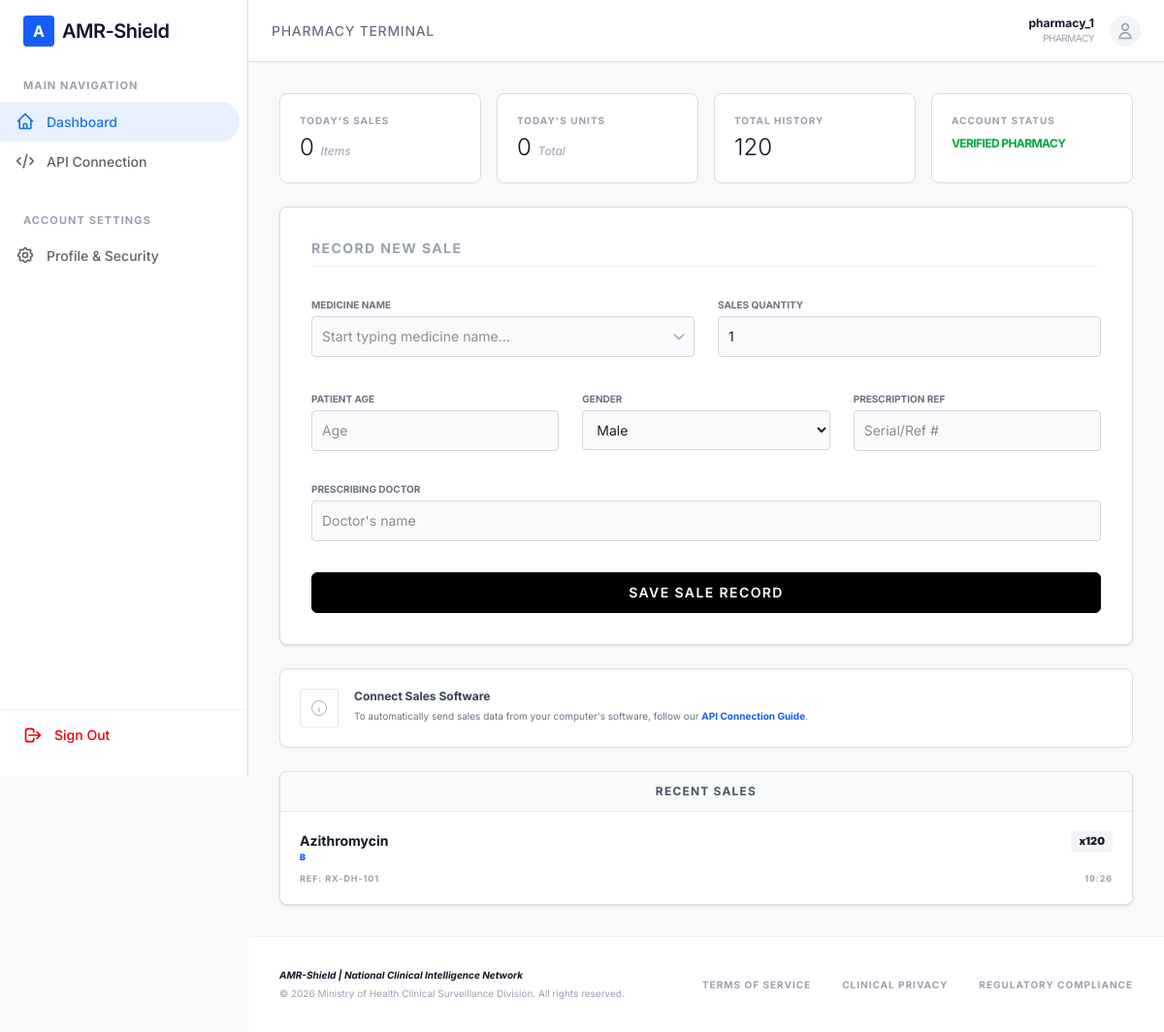
Screenshot of /pharmacy/ (signed in) with the database file from the repository.
### core/models/accounts.py (models this page shows)
class User(AbstractUser):
    ROLE_CHOICES = (
        ('PHARMACY', 'Pharmacy'),
        ('INDIVIDUAL', 'Individual'),
        ('GOVERNMENT', 'Government'),
    )
    role = models.CharField(max_length=20, choices=ROLE_CHOICES, default='INDIVIDUAL')
    latitude = models.FloatField(null=True, blank=True)
    longitude = models.FloatField(null=True, blank=True)

### core/models/clinical.py (models this page shows, shortened)
class SaleRecord(models.Model):
    GENDER_CHOICES = (('M', 'Male'), ('F', 'Female'), ('O', 'Other'))
    pharmacy = models.ForeignKey(PharmacyProfile, on_delete=models.CASCADE, related_name='sales')
    antibiotic = models.ForeignKey(Antibiotic, on_delete=models.CASCADE, related_name='sales')
    quantity = models.PositiveIntegerField(default=1)
    patient_age = models.PositiveIntegerField(null=True, blank=True)
    patient_gender = models.CharField(max_length=1, choices=GENDER_CHOICES, null=True, blank=True)
    doctor_name = models.CharField(max_length=255, null=True, blank=True)
    prescription_reference = models.CharField(max_length=255, null=True, blank=True)
    timestamp = models.DateTimeField(auto_now_add=True)

class Antibiotic(models.Model):
    name = models.CharField(max_length=255, unique=True)
    group = models.CharField(max_length=255)
    category = models.CharField(max_length=255)

### core/views/dashboards.py (the view)
@login_required
@role_required('PHARMACY')
def pharmacy_dashboard(request):
    pharmacy_profile = PharmacyProfile.objects.filter(user=request.user).first()
    if pharmacy_profile is None:
        messages.error(request, 'Your pharmacy profile is missing. Please contact an administrator.')
        return redirect('profile_settings')
    form = SaleRecordForm(pharmacy=pharmacy_profile)
    if request.method == 'POST':
        form = SaleRecordForm(request.POST, pharmacy=pharmacy_profile)
        if form.is_valid():
            form.save()
            return redirect('pharmacy_dashboard')
    sales = SaleRecord.objects.select_related('antibiotic').filter(pharmacy=pharmacy_profile).order_by('-timestamp')
    today = timezone.now().date()
    todays_sales = sales.filter(timestamp__date=today)
    stats = {
        'total_units': sales.aggregate(total=Sum('quantity'))['total'] or 0,
        'today_units': todays_sales.aggregate(total=Sum('quantity'))['total'] or 0,
        'today_transactions': todays_sales.count(),
    }
    return render(request, 'core/dashboards/pharmacy_dashboard.html', {
        'antibiotics': Antibiotic.objects.all(), 'sales': sales[:10], 'stats': stats, 'form': form
    })

### templates/core/dashboards/pharmacy_dashboard.html (shortened to what this page needs)
{% extends "base.html" %}
{% block content %}
<div class="space-y-6">
    <div class="grid grid-cols-1 md:grid-cols-4 gap-4">
        <div class="data-card p-5">
            <div class="text-[10px] font-bold text-gray-400 uppercase tracking-widest mb-1">Today's Sales</div>
            <div class="text-2xl font-light text-gray-900">{{ stats.today_transactions }} <span class="text-xs font-normal text-gray-400 italic">Items</span></div>
        </div>
        <div class="data-card p-5">
            <div class="text-[10px] font-bold text-gray-400 uppercase tracking-widest mb-1">Today's Units</div>
            <div class="text-2xl font-light text-gray-900">{{ stats.today_units }} <span class="text-xs font-normal text-gray-400 italic">Total</span></div>
        </div>
        <div class="data-card p-5">
            <div class="text-[10px] font-bold text-gray-400 uppercase tracking-widest mb-1">Total History</div>
            <div class="text-2xl font-light text-gray-900">{{ stats.total_units }}</div>
        </div>
        <div class="data-card p-5 border-l-4 border-l-blue-600">
            <div class="text-[10px] font-bold text-gray-400 uppercase tracking-widest mb-1">Account Status</div>
            <div class="text-xs font-bold text-green-600 mt-2 uppercase tracking-tighter">Verified Pharmacy</div>
        </div>
    </div>
    <div class="grid grid-cols-1 xl:grid-cols-12 gap-6">
        <div class="xl:col-span-8 space-y-6">
            <div class="data-card p-8 shadow-sm">
                <h2 class="text-sm font-bold text-gray-400 uppercase tracking-widest mb-8 border-b border-gray-100 pb-2">Record New Sale</h2>
                <form method="post" class="space-y-8">
                    <div class="grid grid-cols-1 md:grid-cols-2 gap-6">
                        <div class="space-y-1 relative" id="antibiotic-dropdown-container">
                            <label class="block text-[10px] font-bold uppercase text-gray-500">Medicine Name</label>
                            <div class="relative">
                                <input type="text" id="antibiotic-search" name="antibiotic_name" autocomplete="off" placeholder="Start typing medicine name..." required
                                    class="w-full p-2.5 border border-gray-300 rounded focus:ring-1 focus:ring-blue-500 outline-none text-sm bg-gray-50 pr-8 transition-all">
                                <div class="absolute right-2 top-1/2 -translate-y-1/2 text-gray-400 pointer-events-none">
                                </div>
                            </div>
                        </div>
                        <div class="space-y-1">
                            <label class="block text-[10px] font-bold uppercase text-gray-500">Sales Quantity</label>
                            <input type="number" name="quantity" value="1" min="1" class="w-full p-2.5 border border-gray-300 rounded focus:ring-1 focus:ring-blue-500 outline-none text-sm bg-gray-50">
                        </div>
                    </div>
                    <div class="grid grid-cols-1 md:grid-cols-3 gap-6">
                        <div class="space-y-1">
                            <label class="block text-[10px] font-bold uppercase text-gray-500">Patient Age</label>
                            <input type="number" name="patient_age" placeholder="Age" class="w-full p-2.5 border border-gray-300 rounded focus:ring-1 focus:ring-blue-500 outline-none text-sm bg-gray-50">
                        </div>
                        <div class="space-y-1">
                            <label class="block text-[10px] font-bold uppercase text-gray-500">Gender</label>
                            <select name="patient_gender" class="w-full p-2.5 border border-gray-300 rounded focus:ring-1 focus:ring-blue-500 outline-none text-sm bg-gray-50">
                                <option value="M">Male</option>
                            </select>
                        </div>
                        <div class="space-y-1">
                            <label class="block text-[10px] font-bold uppercase text-gray-500">Prescription Ref</label>
                            <input type="text" name="prescription_reference" placeholder="Serial/Ref #" class="w-full p-2.5 border border-gray-300 rounded focus:ring-1 focus:ring-blue-500 outline-none text-sm bg-gray-50">
                        </div>
                    </div>
                    <div class="space-y-1">
                        <label class="block text-[10px] font-bold uppercase text-gray-500">Prescribing Doctor</label>
                        <input type="text" name="doctor_name" placeholder="Doctor's name" class="w-full p-2.5 border border-gray-300 rounded focus:ring-1 focus:ring-blue-500 outline-none text-sm bg-gray-50">
                    </div>
                    <button type="submit" class="w-full btn-primary py-4 text-sm tracking-widest uppercase">Save Sale Record</button>
                </form>
            </div>
            <div class="data-card p-5 bg-gray-50 border-dashed border-gray-300 flex items-start gap-4">
                <div class="w-10 h-10 bg-white border border-gray-200 rounded flex items-center justify-center text-gray-400">
                    <svg class="w-5 h-5" fill="none" stroke="currentColor" viewBox="0 0 24 24"><path d="M13 16h-1v-4h-1m1-4h.01M21 12a9 9 0 11-18 0 9 9 0 0118 0z"></path></svg>
                </div>
                <div class="space-y-1">
                    <h3 class="text-xs font-bold text-gray-700">Connect Sales Software</h3>
                    <p class="text-[10px] text-gray-500 leading-relaxed">
                        To automatically send sales data from your computer's software, follow our <a href="{% url 'api_docs' %}" class="text-blue-600 font-bold hover:underline">API Connection Guide</a>.
                    </p>
                </div>
            </div>
        </div>
        <div class="xl:col-span-4 flex flex-col h-full">
            <div class="data-card flex flex-col h-full overflow-hidden shadow-sm">
                <div class="bg-gray-50 border-b border-gray-200 px-5 py-3 text-center">
                    <h3 class="text-xs font-bold text-gray-600 uppercase tracking-widest">Recent Sales</h3>
                </div>
                <div class="overflow-y-auto flex-grow divide-y divide-gray-100 bg-white">
                    {% for sale in sales %}
                        <div class="p-5 hover:bg-gray-50 transition-all group">
                            <div class="flex justify-between items-start mb-2">
                                <div class="flex flex-col">
                                    <span class="text-sm font-bold text-gray-900">{{ sale.antibiotic.name }}</span>
                                    <span class="text-[9px] font-black text-blue-600 uppercase tracking-tighter">{{ sale.antibiotic.category }}</span>
                                </div>
                                <span class="text-[11px] font-black text-gray-900 bg-gray-100 px-2 py-0.5 rounded">x{{ sale.quantity }}</span>
                            </div>
                            <div class="flex justify-between items-center text-[9px] text-gray-400 uppercase font-bold tracking-widest">
                                <span>Ref: {{ sale.prescription_reference|default:"--" }}</span>
                                <span>{{ sale.timestamp|date:"H:i" }}</span>
                            </div>
                        </div>
                    {% endfor %}
                </div>
            </div>
        </div>
    </div>
</div>
{% endblock %}

### templates/base.html (shortened to what this page needs)
<!DOCTYPE html>
<html lang="en">
<head>
    <script src="https://unpkg.com/@tailwindcss/browser@4"></script>
    <link rel="stylesheet" href="https://cdnjs.cloudflare.com/ajax/libs/font-awesome/6.5.1/css/all.min.css">
    <link rel="stylesheet" href="https://unpkg.com/leaflet@1.9.4/dist/leaflet.css"
/>
</head>
<body class="antialiased">
    {% with url_name=request.resolver_match.url_name %}
    {% if user.is_authenticated and url_name != 'landing_page' %}
        <aside class="sidebar py-4 flex flex-col">
            <div class="px-6 mb-8 flex items-center gap-2">
                <div class="w-8 h-8 bg-blue-600 rounded flex items-center justify-center text-white font-bold">A</div>
                <span class="text-xl font-semibold text-gray-900 tracking-tight">AMR-Shield</span>
            </div>
            <nav class="flex-grow">
                <div class="px-6 text-[11px] font-bold text-gray-400 uppercase tracking-widest mb-2">Main Navigation</div>
                <a href="{% url 'dashboard_redirect' %}" class="sidebar-link {% if url_name == 'dashboard_redirect' or url_name == 'pharmacy_dashboard' or url_name == 'user_dashboard' or url_name == 'government_dashboard' %}active{% endif %}">
                    <svg class="w-5 h-5 mr-3" fill="none" stroke="currentColor" viewBox="0 0 24 24"><path stroke-linecap="round" stroke-linejoin="round" stroke-width="2" d="M3 12l2-2m0 0l7-7 7 7M5 10v10a1 1 0 001 1h3m10-11l2 2m-2-2v10a1 1 0 01-1 1h-3m-6 0a1 1 0 001-1v-4a1 1 0 011-1h2a1 1 0 011 1v4a1 1 0 001 1m-6 0h6"></path></svg>
                    Dashboard
                </a>
                {% if user.role == 'PHARMACY' %}
                <a href="{% url 'api_docs' %}" class="sidebar-link {% if url_name == 'api_docs' %}active{% endif %}">
                    <svg class="w-5 h-5 mr-3" fill="none" stroke="currentColor" viewBox="0 0 24 24"><path stroke-linecap="round" stroke-linejoin="round" stroke-width="2" d="M10 20l4-16m4 4l4 4-4 4M6 16l-4-4 4-4"></path></svg>
                    API Connection
                </a>
                {% endif %}
                <div class="px-6 text-[11px] font-bold text-gray-400 uppercase tracking-widest mt-8 mb-2">Account Settings</div>
                <a href="{% url 'profile_settings' %}" class="sidebar-link {% if url_name == 'profile_settings' %}active{% endif %}">
                    Profile & Security
                </a>
            </nav>
            <div class="px-6 py-4 border-t border-gray-100">
                <form action="{% url 'logout' %}" method="post">
                    <button type="submit" class="flex items-center text-sm font-medium text-red-600 hover:text-red-700">
                        <svg class="w-5 h-5 mr-3" fill="none" stroke="currentColor" viewBox="0 0 24 24"><path stroke-linecap="round" stroke-linejoin="round" stroke-width="2" d="M17 16l4-4m0 0l-4-4m4 4H7m6 4v1a3 3 0 01-3 3H6a3 3 0 01-3-3V7a3 3 0 013-3h4a3 3 0 013 3v1"></path></svg>
                        Sign Out
                    </button>
                </form>
            </div>
        </aside>
        <header class="admin-header fixed top-0 left-0 right-0 z-50 flex justify-between items-center px-6 ml-[256px]">
            <div class="flex items-center gap-4">
                <h2 class="text-sm font-medium text-gray-500 uppercase tracking-wider">
                    {% if user.role == 'PHARMACY' %}Pharmacy Terminal{% elif user.role == 'GOVERNMENT' %}Health Ministry Console{% else %}Patient Portal{% endif %}
                </h2>
            </div>
            <div class="flex items-center gap-4">
                <div class="text-right">
                    <div class="text-xs font-bold text-gray-900">{{ user.username }}</div>
                    <div class="text-[10px] text-gray-400 uppercase tracking-tighter">{{ user.role }}</div>
                </div>
                <div class="w-8 h-8 bg-gray-100 rounded-full flex items-center justify-center text-gray-400">
                    <svg class="w-5 h-5" fill="none" stroke="currentColor" viewBox="0 0 24 24"><path stroke-linecap="round" stroke-linejoin="round" stroke-width="2" d="M16 7a4 4 0 11-8 0 4 4 0 018 0zM12 14a7 7 0 00-7 7h14a7 7 0 00-7-7z"></path></svg>
                </div>
            </div>
        </header>
        <main class="main-content">
            <div class="p-8">
                {% block content %}{% endblock %}
            </div>
        </main>
    {% else %}
        <main class="full-layout">
            {% block guest_content %}{% endblock %}
        </main>
    {% endif %}
    <footer class="{% if user.is_authenticated and url_name != 'landing_page' %}ml-[256px]{% endif %} p-8 text-[10px] text-gray-400 border-t border-gray-100 bg-white">
        <div class="max-w-7xl mx-auto flex flex-col md:flex-row justify-between items-center gap-4">
            <div class="text-center md:text-left">
                <p class="font-bold text-gray-900 mb-1 italic">AMR-Shield | National Clinical Intelligence Network</p>
                <p>&copy; 2026 Ministry of Health Clinical Surveillance Division. All rights reserved.</p>
            </div>
            <div class="flex gap-8 uppercase tracking-widest font-bold">
                <a href="#" class="hover:text-blue-600 transition-colors">Terms of Service</a>
                <a href="#" class="hover:text-blue-600 transition-colors">Clinical Privacy</a>
                <a href="#" class="hover:text-blue-600 transition-colors">Regulatory Compliance</a>
            </div>
        </div>
    </footer>
    {% endwith %}
</body>
</html>

### rows the page displays
User: username "pharmacy_1", role "PHARMACY"
SaleRecord: antibiotic.name "Azithromycin", antibiotic.category "B", quantity "120", prescription_reference "RX-DH-101", timestamp "19:26"

### other values shown
{{ stats.today_transactions }} "0"
{{ stats.today_units }} "0"
{{ stats.total_units }} "120"
